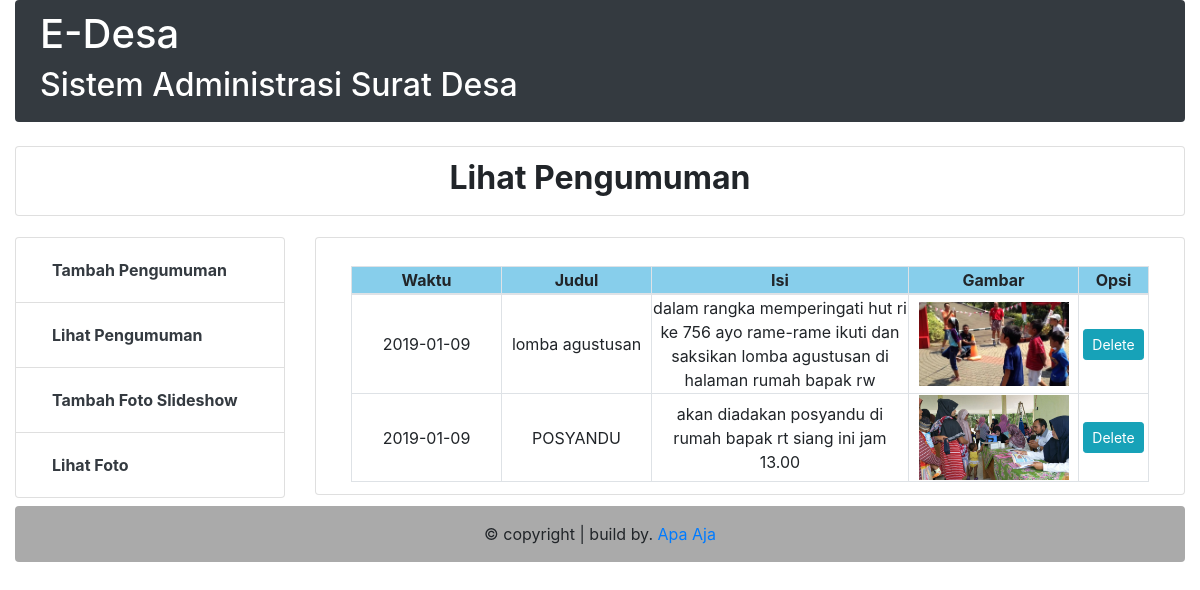
Screenshot of /index.php/c_pengaturan/lihatpengumuman with the database file from the repository.
### tables this page shows
CREATE TABLE `pengumuman` (
  `id_pengumuman` int(3) NOT NULL,
  `judul_pengumuman` varchar(50) NOT NULL,
  `isi_pengumuman` text NOT NULL,
  `gambar_pengumuman` varchar(50) NOT NULL,
  `waktu_pengumuman` date NOT NULL
);

### application/controllers/c_pengaturan.php (called while the page is built, shortened)
<?php
class c_pengaturan extends CI_Controller{
	function __construct() {
			$this->load->model('m_user');
		}
		public function lihatpengumuman(){
			$data = array(
					'head'=>'v_header',
					'foot'=>'v_footer',
					'navbar'=>'v_navbar',
					'tittle'=>'Lihat Pengumuman',
					'side2' => 'v_lihat_pengumuman',
					'lihatpengumuman' => $this->m_user->lihatpengumuman()
				);
			$this->load->view('pengaturan/v_pengaturan',$data);
		}
}

### index.php (called while the page is built, shortened)
<?php
require_once BASEPATH.'core/CodeIgniter.php';

### application/models/m_user.php (called while the page is built, shortened)
 <?php
	class M_user extends CI_Model {
		public function lihatpengumuman(){
			$query = $this->db->query("SELECT * FROM pengumuman");
			return $query;
		}
	}
?>

### application/views/pengaturan/v_lihat_pengumuman.php (the view)
<div class="container">
      <table width="100%" border="1px solid #000" class="table-bordered text-center mt-3">
                <thead>
                    <tr style="background-color: skyblue;">
                        <th>Waktu</th>
                        <th>Judul</th>
                        <th>Isi</th>
                        <th>Gambar</th>
                        <th>Opsi</th>
                    </tr>
                </thead>
                <?php foreach ($lihatpengumuman->result_array() as $lp) { ?>
                <tbody>
                    <tr>
                        <td width="150"><?php echo $lp['waktu_pengumuman']; ?></td>
                        <td width="150"><?php echo $lp['judul_pengumuman']; ?></td>
                        <td><?php echo $lp['isi_pengumuman']; ?></td>
                        <td align="center" width="170">
                            <img style="width: 150px;  " src="image_pengumuman/<?php echo $lp['gambar_pengumuman']; ?>">
                        </td>
                        <td align="center" width="70">
                            <a href="delete_pengumuman.php?id_pengumuman" class="btn btn-info btn-sm">Delete</a>
                        </td>
                    </tr>
                </tbody>
            <?php } ?>
            </table>
        </div>

### application/views/pengaturan/v_pengaturan.php (shortened to what this page needs)
<!doctype html>
<html lang="en">
  <head>
    <link rel="stylesheet" type="text/css" href="<?php echo base_url().'assets/css/style_user.css' ?>">
    <link rel="stylesheet" href="https://stackpath.bootstrapcdn.com/bootstrap/4.3.1/css/bootstrap.min.css">
  </head>
  <body>
    <div class="container-fluid">
      <?php $this->load->view($head) ?>
      <?php $this->load->view($navbar) ?>
    <div>
      <div class="row">
         <div class="container-fluid" id="isi" style="margin-bottom: -11px;">
          <div class="col-sm-14 julsip text-center">
            <br><h2>
                <strong>
                    <div>
                    <ul class="list-group">
                          <li class="list-group-item " style="height: 70px;">
                            <?php echo $tittle ?>
                          </li>
                    </ul>
                  </div>
                </strong>
            </h2><br>
          </div>
        </div>
            <div class="col-sm-3 sidebar">
              <div class=" pb-2" id="sidebar">
                <b>
                <ul class="list-group ">
                    <li class="list-group-item"><a class="nav-link text-dark" href="<?php echo base_url().'c_pengaturan/tambahpengumuman' ?>">Tambah Pengumuman </a></li>
                    <li class="list-group-item"><a class="nav-link text-dark" href="<?php echo base_url().'c_pengaturan/lihatpengumuman' ?>">Lihat Pengumuman</a></li>
                    <li class="list-group-item"><a class="nav-link text-dark" href="<?php echo base_url().'c_pengaturan/tambahslideshow' ?>">Tambah Foto Slideshow</a></li>
                    <li class="list-group-item"><a class="nav-link text-dark" href="<?php echo base_url().'c_pengaturan/lihatfoto' ?>">Lihat Foto</a></li>
                </ul>
                </b>
              </div>
            </div>
              <div class="col-sm-9 isi_sbar ">
                  <ul class="list-group">
                      <li class="list-group-item " style="height: 100%;">
                      <?php
                          if (isset($side1)) {
                              $this->load->view('pengaturan/'.$side1);
                          } elseif (isset($side2)) {
                              $this->load->view('pengaturan/'.$side2);
                          } elseif (isset($side3)) {
                              $this->load->view('pengaturan/'.$side3);
                          } else{
                              $this->load->view('pengaturan/'.$side4);
                          }
                      ?>
                      </li>
                  </ul>
              </div>
      </div>
    </div>
      <?php $this->load->view($foot) ?>
   </div>
  </body>
</html>

### application/views/v_header.php
<div class="bg-dark" style="border-radius: 4px;" id="header">
  <div class="container-fluid">
    <div class="row" id="headrow">
      <div class="col" id="text-header">
        <h1 style="width:">E-Desa</h1>
        <h2>Sistem Administrasi Surat Desa</h2>
      </div>
    </div>
  </div>
</div>

### application/views/v_footer.php
<footer style="border-radius: 4px;">
  <div class="container">
    <div  class="row">
      <div class="col-sm-12 text-center mt-3" >
        <p>&copy; copyright | build by. <a href="#">Apa Aja</a></p>
      </div>
    </div>
  </div>
</footer>

### assets/css/style_user.css (style rules this page uses)
html { position: relative; font-size: 1rem; }
#headrow { padding: 10px; }
#text-header { color: #fff; }
footer { background-color: #aaa; }

### rows the page displays
pengumuman: waktu_pengumuman "2019-01-09", judul_pengumuman "lomba agustusan", isi_pengumuman "dalam rangka memperingati hut ri ke 756 ayo rame-rame ikuti dan saksikan lomba agustusan di halaman rumah bapak rw", gambar_pengumuman (picture)
pengumuman: waktu_pengumuman "2019-01-09", judul_pengumuman "POSYANDU", isi_pengumuman "akan diadakan posyandu di rumah bapak rt siang ini jam 13.00", gambar_pengumuman (picture)

### other values shown
$tittle "Lihat Pengumuman"
